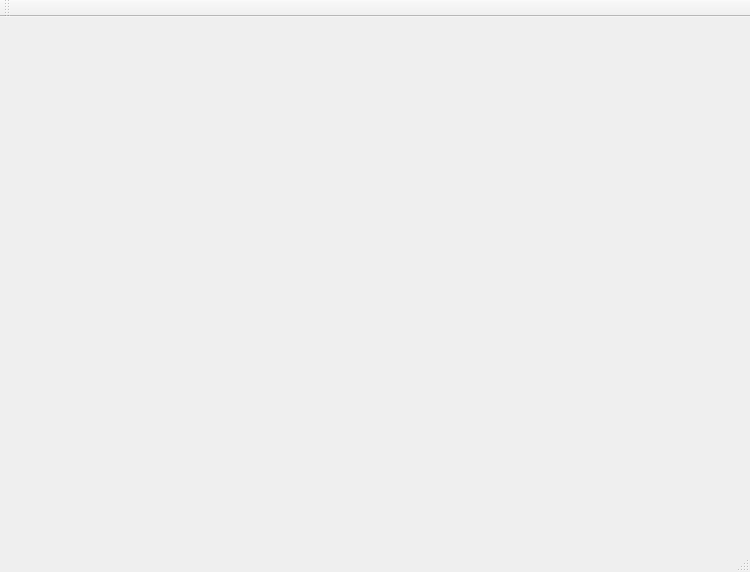
<?xml version="1.0" encoding="UTF-8"?>
<!--
 ~ Copyright (c) 2021 the QUsb2Snes authors.
 ~
 ~ This file is part of QUsb2Snes.
 ~ (see https://github.com/Skarsnik/QUsb2snes).
 ~
 ~ QUsb2Snes is free software: you can redistribute it and/or modify
 ~ it under the terms of the GNU General Public License as published by
 ~ the Free Software Foundation, either version 3 of the License, or
 ~ (at your option) any later version.
 ~
 ~ QUsb2Snes is distributed in the hope that it will be useful,
 ~ but WITHOUT ANY WARRANTY; without even the implied warranty of
 ~ MERCHANTABILITY or FITNESS FOR A PARTICULAR PURPOSE.  See the
 ~ GNU General Public License for more details.
 ~
 ~ You should have received a copy of the GNU General Public License
 ~ along with QUsb2Snes.  If not, see <https://www.gnu.org/licenses/>.
 -->

<ui version="4.0">
 <class>MainWindow</class>
 <widget class="QMainWindow" name="MainWindow">
  <property name="geometry">
   <rect>
    <x>0</x>
    <y>0</y>
    <width>750</width>
    <height>572</height>
   </rect>
  </property>
  <property name="windowTitle">
   <string>MainWindow</string>
  </property>
  <widget class="QWidget" name="centralWidget"/>
  <widget class="QMenuBar" name="menuBar">
   <property name="geometry">
    <rect>
     <x>0</x>
     <y>0</y>
     <width>750</width>
     <height>21</height>
    </rect>
   </property>
  </widget>
  <widget class="QToolBar" name="mainToolBar">
   <attribute name="toolBarArea">
    <enum>TopToolBarArea</enum>
   </attribute>
   <attribute name="toolBarBreak">
    <bool>false</bool>
   </attribute>
  </widget>
  <widget class="QStatusBar" name="statusBar"/>
 </widget>
 <layoutdefault spacing="6" margin="11"/>
 <resources/>
 <connections/>
</ui>
